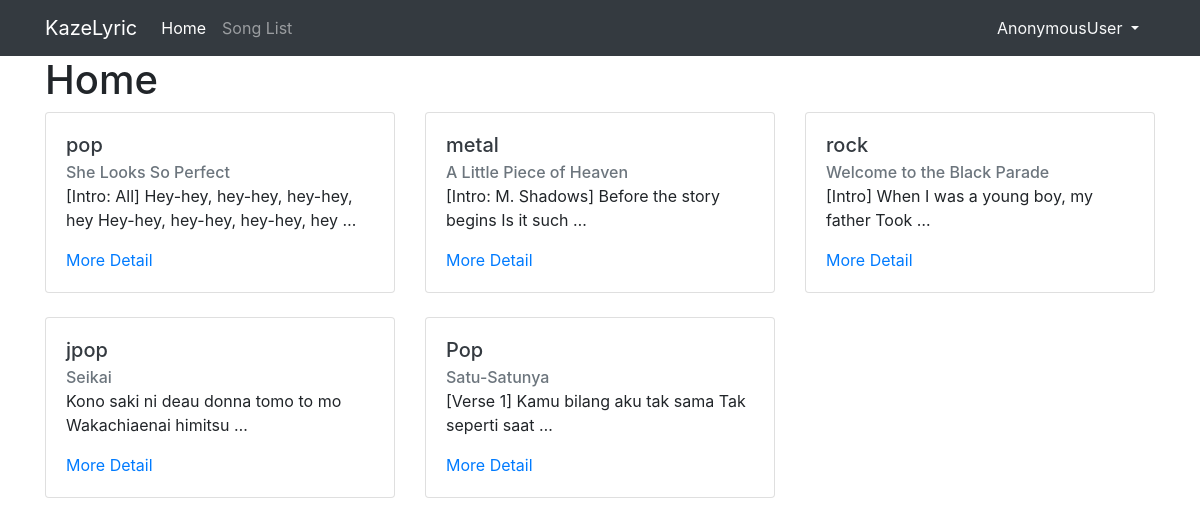
The page / on the database its author committed.
### lyric/models.py (models this page shows, shortened)
class Lyric(models.Model):
    title = models.CharField(max_length=255)
    lyrics = models.TextField()
    genre = models.CharField(max_length=255)
    artist = models.CharField(max_length=255)
    created = models.DateTimeField(auto_now_add=True)
    updated = models.DateTimeField(auto_now=True)
    is_published = models.BooleanField(null=True)
    published = models.DateTimeField(null=True)
    slug = models.SlugField(blank=True, editable=False)

### Song/views.py (the view)
# urls.py: path('', SongHomeView.as_view(), name='home')
class SongHomeView(TemplateView, SongGenre):
    template_name = 'index.html'
    def get_context_data(self, **kwargs: Any):
        queryset = self.get_latest_song()
        context={
            'latest_song_list': queryset
        }
        return context

### lyric/views.py (called while the page is built)
    def get_latest_song(self):
        listGenre = self.model.objects.values_list('genre', flat=True).distinct()
        queryset = []
        for genre in listGenre:
            lyric = self.model.objects.filter(genre=genre).latest('published')
            queryset.append(lyric)
        return queryset

### templates/index.html (shortened to what this page needs)
{% extends "base.html" %}
{% block contents %}
<h1>Home</h1>
    <div class="row">
        {% for song in latest_song_list %}
        <div class="col-sm-4">
            <div class="card mb-4">
                <div class="card-body">
                <h5 class="card-title">
                    <a class='text-dark'href="{% url "lyric:genre" song.genre 1%}">
                        {{song.genre}}
                    </a>
                </h5>
                <h6 class="card-subtitle mb-2 text-muted">{{song.title}}</h6>
                <p class="card-text">{{song.lyrics|truncatewords:10}}</p>
                <a href="{% url "lyric:detail" song.slug %}" class="card-link">More Detail</a>
                </div>
            </div>
        </div>
        {% endfor %}
    </div>
{% endblock contents %}

### rows shown on the page
Lyric: genre "pop", title "She Looks So Perfect", lyrics "[Intro: All] Hey-hey, hey-hey, hey-hey, hey Hey-hey, hey-hey, hey-hey, hey …"
Lyric: genre "metal", title "A Little Piece of Heaven", lyrics "[Intro: M. Shadows] Before the story begins Is it such …"
Lyric: genre "rock", title "Welcome to the Black Parade", lyrics "[Intro] When I was a young boy, my father Took …"
Lyric: genre "jpop", title "Seikai", lyrics "Kono saki ni deau donna tomo to mo Wakachiaenai himitsu …"
Lyric: genre "Pop", title "Satu-Satunya", lyrics "[Verse 1] Kamu bilang aku tak sama Tak seperti saat …"

### other values the page prints
{{ user }} "AnonymousUser"
